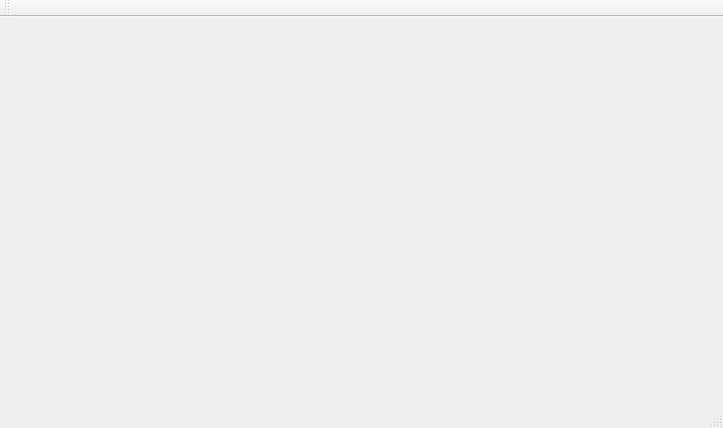
<?xml version="1.0" encoding="UTF-8"?>
<ui version="4.0">
 <class>MainWindow</class>
 <widget class="QMainWindow" name="MainWindow">
  <property name="geometry">
   <rect>
    <x>0</x>
    <y>0</y>
    <width>723</width>
    <height>428</height>
   </rect>
  </property>
  <property name="windowTitle">
   <string>MainWindow</string>
  </property>
  <widget class="QWidget" name="centralWidget">
   <widget class="QCustomPlot" name="qcp0" native="true">
    <property name="geometry">
     <rect>
      <x>10</x>
      <y>10</y>
      <width>341</width>
      <height>351</height>
     </rect>
    </property>
   </widget>
   <widget class="QCustomPlot" name="qcp1" native="true">
    <property name="geometry">
     <rect>
      <x>370</x>
      <y>10</y>
      <width>341</width>
      <height>351</height>
     </rect>
    </property>
   </widget>
  </widget>
  <widget class="QMenuBar" name="menuBar">
   <property name="geometry">
    <rect>
     <x>0</x>
     <y>0</y>
     <width>723</width>
     <height>24</height>
    </rect>
   </property>
  </widget>
  <widget class="QToolBar" name="mainToolBar">
   <attribute name="toolBarArea">
    <enum>TopToolBarArea</enum>
   </attribute>
   <attribute name="toolBarBreak">
    <bool>false</bool>
   </attribute>
  </widget>
  <widget class="QStatusBar" name="statusBar"/>
 </widget>
 <layoutdefault spacing="6" margin="11"/>
 <customwidgets>
  <customwidget>
   <class>QCustomPlot</class>
   <extends>QWidget</extends>
   <header>qcustomplot.h</header>
   <container>1</container>
  </customwidget>
 </customwidgets>
 <resources/>
 <connections/>
</ui>
